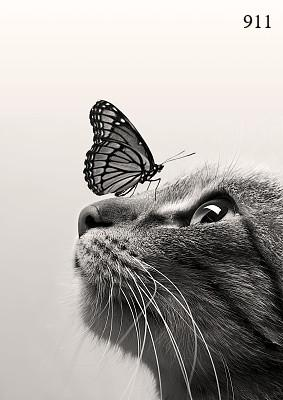
#> input picture 0000/002.jpg, 283 x 400 px
$ python 0000.py
#> lines starting #> are read from the running program, lines starting #| are printed output that depends on the picture
from PIL import Image,ImageDraw,ImageFont

def add_text(img,str):
#> called with img = '002.jpg', str = '911'
    im = Image.open(img)
#> im is the input picture: PIL image 283x400 RGB; mean R, G, B 174.7, 170.7, 167
    tfont = ImageFont.truetype('times.ttf',20)
    draw = ImageDraw.Draw(im)
    width,height = im.size
#> width = 283; height = 400
    draw.text((width-40,10),str,fill=(0,0,0),font=tfont)
    im.save(img,'jpeg')
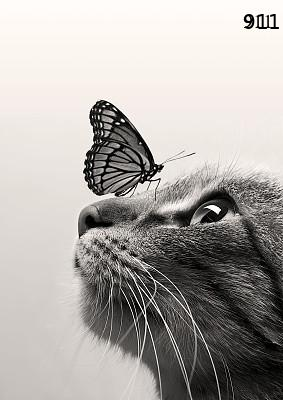
#> saved as 002.jpg: PIL image 283x400 RGB; mean R, G, B 174.4, 170.4, 166.7

if __name__ == '__main__':
    add_text('002.jpg','911')
